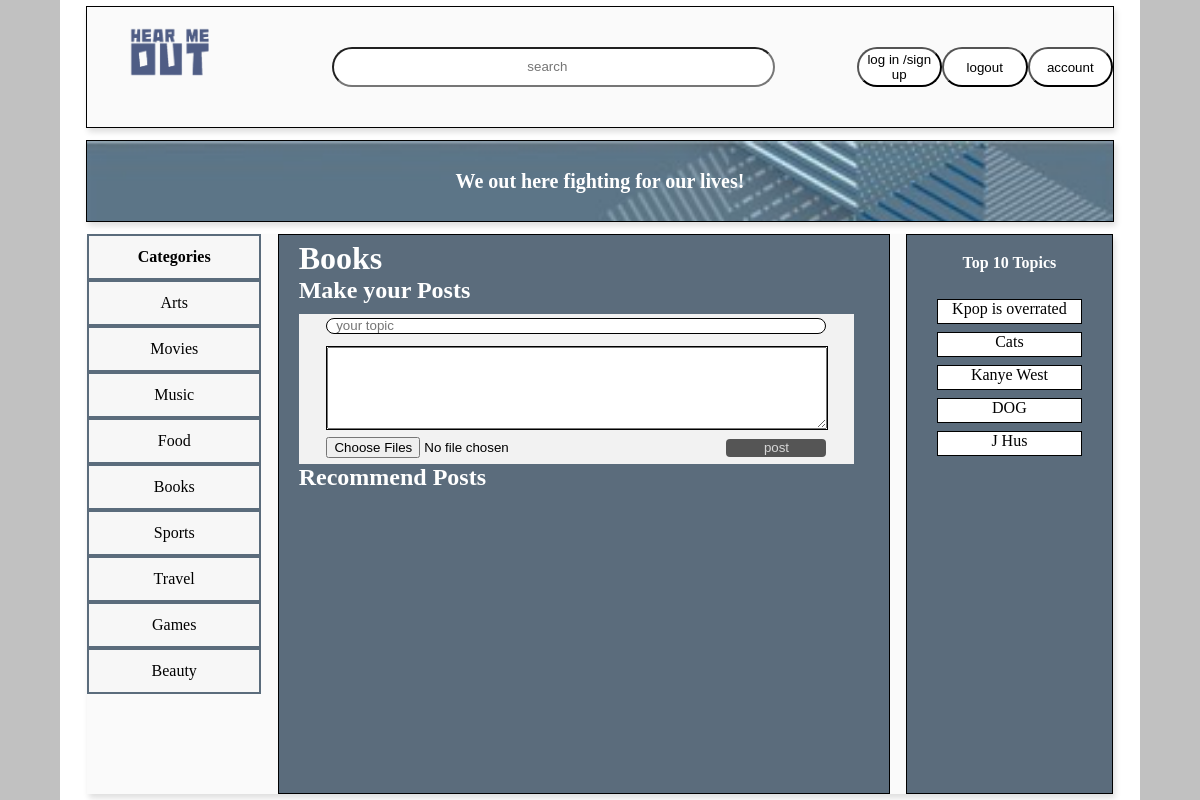
Screenshot of /popularpost/Books/ with the database file from the repository.
### Post/models.py (models this page shows)
class Category(models.Model):
    name = models.CharField(max_length=256, verbose_name="category name", unique=True)
    num_post = models.IntegerField(default=0)
    num_like = models.IntegerField(default=0)

class Topic(models.Model):
    name = models.CharField(max_length=256, verbose_name="topic name")
    like = models.IntegerField(default=0)
    customer_id = models.ForeignKey(to=Account, on_delete=models.CASCADE, related_name="customers", null=True)
    category = models.ForeignKey(to='Category', on_delete=models.CASCADE, null=True)
    content = models.TextField()
    uuid = models.UUIDField()
    num_comment = models.IntegerField(default=0)

### front/views.py (the view, shortened to what this page needs)
# urls.py: path("popularpost/<category>/", PopularPost, name="popular"),
def PopularPost(request, category):
    res = get_top10_category()
    topics = Topic.objects.filter(category__name=category).order_by("-num_comment")
    res_lst = []
    res["posts"] = res_lst
    res["name"] = category
    return render(request, "category.html",
                  context=res)

### front/views.py (called while the page is built)
def get_top10_category():
    if Topic.objects.all().order_by("-like").count() < 10:
        top = Topic.objects.all().order_by("-like")
    else:
        top = Topic.objects.all().order_by("-like")[:10]
    res_top = []
    for t in top:
        res_top.append({"uuid": t.uuid, "topicname": t.name, "like": t.like})
    return {"top10": res_top, "category": [c.name for c in Category.objects.all()]}

### templates/category.html (shortened to what this page needs)
{% extends 'index.html' %}
{% block cssjs %}
    <link rel="stylesheet" href="/static/front/css/category.css">
{% endblock %}
{% block button %}
    <button class="logout" onclick="window.location.href ='/index', alert('Please Login !!!') ">
         log in /sign up
    </button>
    <button class="login">
        logout
    </button>
    <button class="account" onclick="window.open('{% url 'personal' %}')" >
        account
    </button>
{% endblock %}
{% block post %}
    <div class="title">
        <h1 style="color: white">{{ name }} </h1>
        <h2 style="color: white">Make your Posts</h2>
    </div>
    <div class="make">
        <div class="make_topic">
            <input type="text" placeholder=" your topic" id="topic" style="padding-left:5px">
        </div>
        <div class="make_comment">
            <div class="content">
                <textarea name="" id="user_email" cols="30" rows="10"></textarea>
            </div>
        </div>
        <div class="make_post">
            <form method="post" enctype="multipart/form-data">
                <input id="upload"
                       multiple="multiple"
                       type="file" name="pic" accept="image/*" multiple="multiple">
            </form>
            <button class="post">post</button>
        </div>
    </div>
 <h2 style="color: white">Recommend Posts</h2>
{% endblock %}

### templates/index.html (shortened to what this page needs)
{% load static %}
<html lang="en">
<head>
    {% block cssjs %}{% endblock %}
</head>
<body>
<div class="container">
    <div class="container_header">
        <div class="container_header_left">
            <div class="logo">
                <img src="/static/img/logo.png">
            </div>
        </div>
        <div class="contianer_header_middle">
            <input type="search" name="search" placeholder="search" class="search">
        </div>
        <div class="container_header_right">
            {% block button %}{% endblock %}
        </div>
    </div>
    <div class="container_middle">
        <div class="brief">
            We out here fighting for our lives!
        </div>
    </div>
    <div class="container_bottom">
        <div class="container_bottom_left">
            <a href="{% url 'index' %}" style="font-weight: bolder">Categories</a>
            {% for c in  category %}
                <a href={% url 'popular' category=c %}>{{ c }}</a>
            {% endfor %}
        </div>
        <div class="container_bottom_middle show_hide">
            {% block post %}{% endblock %}
        </div>
        <div class="container_bottom_right">
            <div class="title">
                <h4>Top 10 Topics</h4>
            </div>
            <ul>
                {% block topic10 %}
                    {% for t in top10 %}
                        <a href={% url 'content' uuid=t.uuid %}>{{ t.topicname }}</a>
                    {% endfor %}
                {% endblock %}
            </ul>
        </div>
    </div>
</div>
</body>
</html>

### rows the page displays
Category: category "Arts"
Category: category "Movies"
Category: category "Music"
Category: category "Food"
Category: category "Books", name "Books"
Category: category "Sports"
Category: category "Travel"
Category: category "Games"
Category: category "Beauty"
Topic: topicname "Kpop is overrated"
Topic: topicname "Cats"
Topic: topicname "Kanye West"
Topic: topicname "DOG"
Topic: topicname "J Hus"
